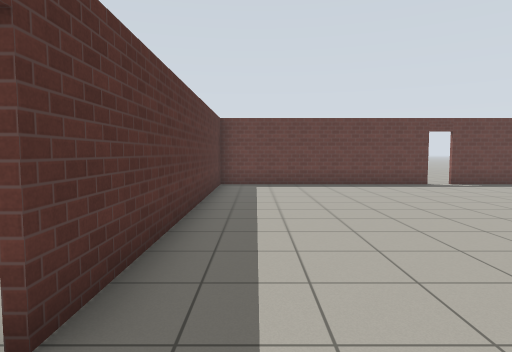
[1] (above)

14 first-person views from a walk through a world built for the Gazebo simulator. The camera is 1.2 m above the floor, tilts 4° down and sees 75° across. The floor is counted in squares, 1 m on a side. Each view is taken from the middle of a square. On the plan, view 1 faces up. The plan holds only what a view shows up to about 13 squares ahead; the rest is blank. Gazebo's built-in surfaces are drawn with simple patterns.

[2]
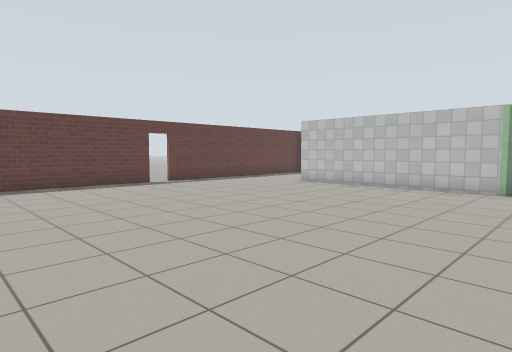

[3]
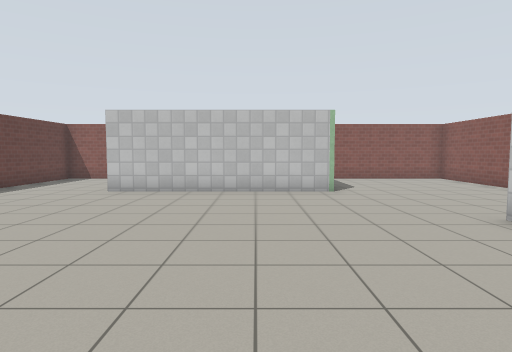

[4]
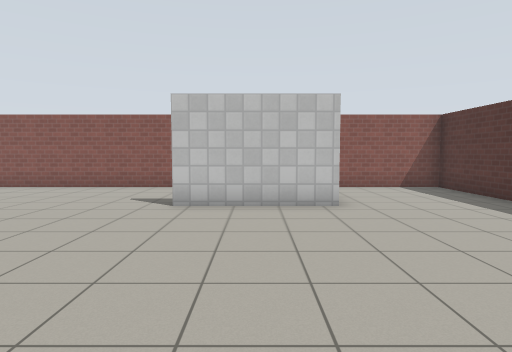

[5]
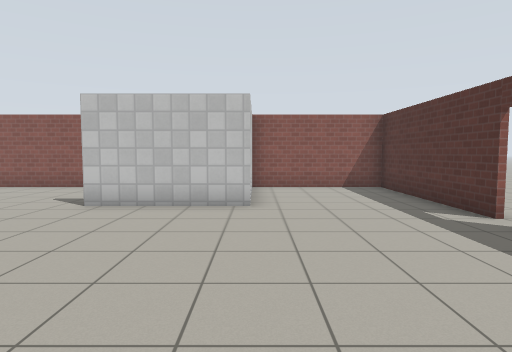

[6]
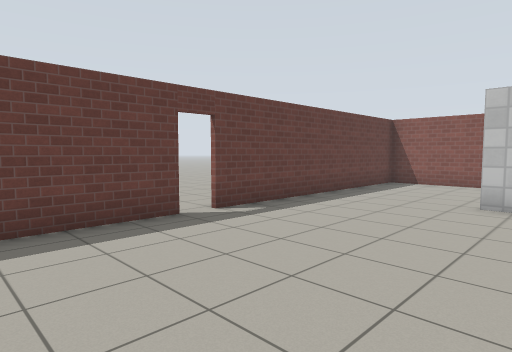

[7]
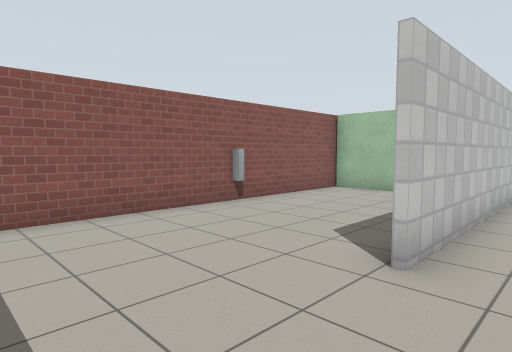

[8]
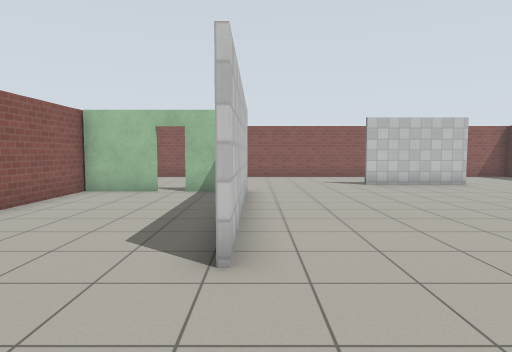

[9]
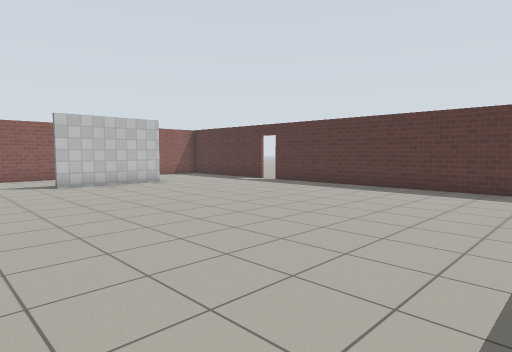

[10]
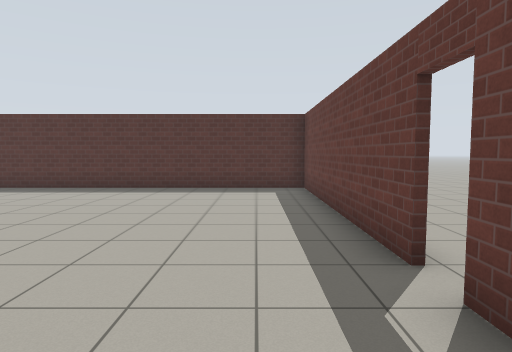

[11]
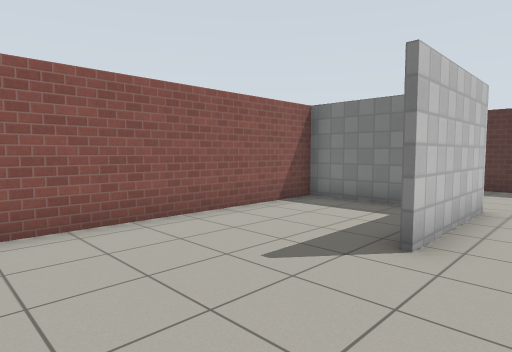

[12]
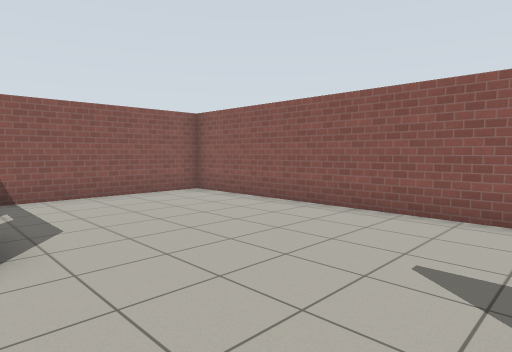

[13]
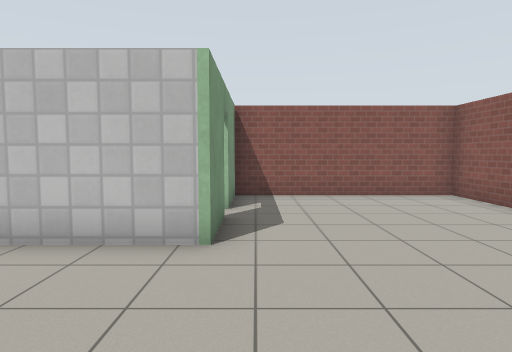

[14]
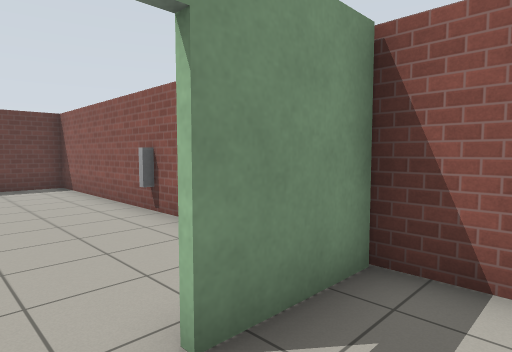

### Floor plan
Points are (right, up) in squares from view 1. A wall is a line through its corners. A room is listed if a view was taken in it or the views show most of it. See-through windows are left out.
Room 1 (views 1, 2, 3, 4, 5, 6, 7, 8, 9, 10, 11, 12, 13, 14)
walls: (12.1, 1.7) (13.3, 1.7); (13.3, 1.6) (11.3, 1.6) (11.3, 8.6); (3.3, -2) (3.3, -4.6) (16.3, -4.6) (16.3, 12.6) (7.4, 12.6); (3.1, -2.1) (3.1, -0.5) (7, -0.5); (14, 1.7) (16.4, 1.7); (6.6, 12.6) (-1.4, 12.6) (-1.4, 1.9); (-1.4, 1.1) (-1.4, -4.6) (3.1, -4.6); (16.4, 1.6) (14, 1.6)
ways out: open door at (-1, 1.5); open door at (7, 13); open door at (13.5, 2)

Positions as (right, up) in squares from view 1, and headings:
1: (0, 0), facing up
2: (0, 0), facing up-right
3: (1, 4), facing right
4: (5, 7), facing down
5: (3, 7), facing down
6: (3, 7), facing up-right
7: (10, 12), facing down-right
8: (11, 12), facing down
9: (10, 12), facing down-left
10: (10, 11), facing left
11: (11, 1), facing down-left
12: (7, 2), facing down-right
13: (7, 1), facing right
14: (13, 0), facing up-right
